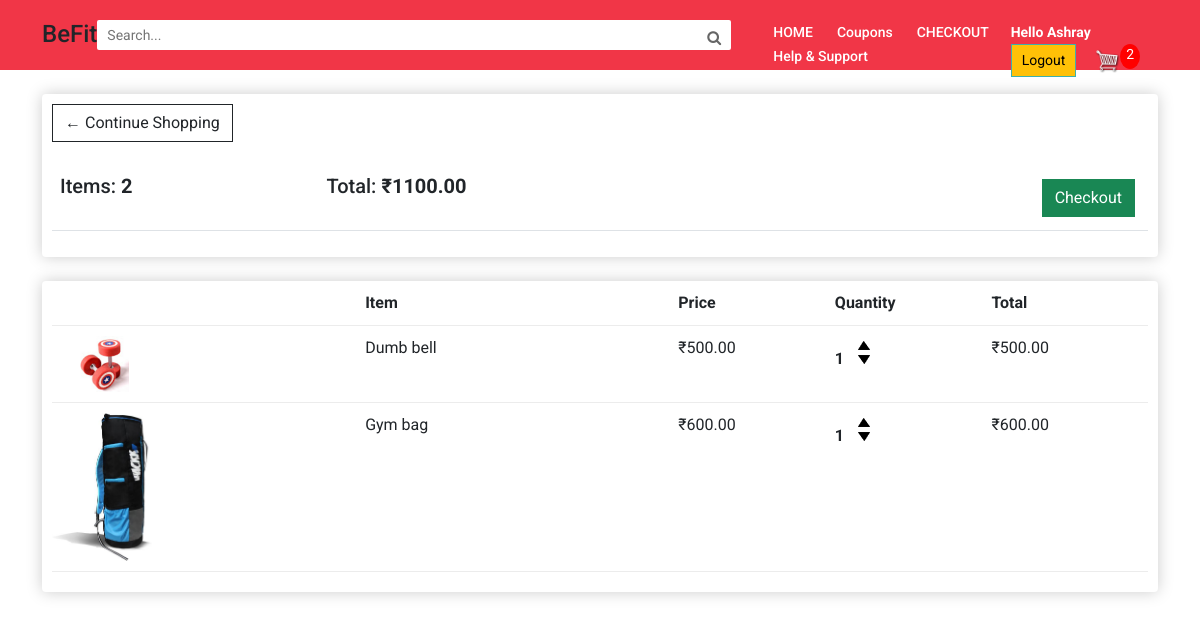
The app's page /cart/ (signed in) with its own data.
### store/models.py (models this page shows, shortened)
class Order(models.Model):
	customer = models.ForeignKey(Customer, on_delete=models.SET_NULL, null=True, blank=True)
	date_ordered = models.DateTimeField(auto_now_add=True)
	complete = models.BooleanField(default=False, null=True, blank=False)
	transaction_id = models.CharField(max_length=100, null=True)
	@property
	def get_cart_total(self):
		orderitems = self.orderitem_set.all()
		total = sum([item.get_total for item in orderitems])
		return total
	@property
	def get_cart_items(self):
		orderitems = self.orderitem_set.all()
		total = sum([item.quantity for item in orderitems])
		return total

class OrderItem(models.Model):
	product = models.ForeignKey(Product, on_delete=models.SET_NULL, null=True)
	order = models.ForeignKey(Order, on_delete=models.SET_NULL, null=True)
	quantity = models.IntegerField(default=0, null=True, blank=True)
	date_added = models.DateTimeField(auto_now_add=True)
	@property
	def get_total(self):
		total = self.product.price * self.quantity
		return total

class Product(models.Model):
	name = models.CharField(max_length=200)
	category = models.ForeignKey(Category, on_delete=models.SET_NULL, null=True)
	price = models.FloatField()
	digital = models.BooleanField(default=False, null=True, blank=True)
	image = models.ImageField(null=True, blank=True)
	@property
	def imageURL(self):
		try:
			url = self.image.url
		except:
			url = ''
		return url

### store/views.py (the view)
# urls.py: path('cart/', cart, name="cart"),
def cart(request):
    data = cartData(request)
    cartItems = data['cartItems']
    order = data['order']
    items = data['items']
    context = {'items':items, 'order':order, 'cartItems':cartItems}
    return render(request, 'store/cart.html', context)

### store/utils.py (called while the page is built)
def cartData(request):
	if request.user.is_authenticated:
		customer = request.user.customer
		order, created = Order.objects.get_or_create(customer=customer, complete=False)
		items = order.orderitem_set.all()
		cartItems = order.get_cart_items
	else:
		cookieData = cookieCart(request)
		cartItems = cookieData['cartItems']
		order = cookieData['order']
		items = cookieData['items']
	return {'cartItems':cartItems ,'order':order, 'items':items}

### templates/store/cart.html
{% extends 'store/main.html' %}
{% load static %}
{% block content %}
<section class="main-body" style="background-color: #fff;">
<div class="container">
<div class="row">
    <div class="col-lg-12">
        <div class="box-element">
            <a class="btn btn-outline-dark" href="{% url 'store' %}">&#x2190; Continue Shopping</a>
            <br>
            <br>
            <table class="table">
                <tr>
                    <th>
                        <h5>Items: <strong>{{order.get_cart_items}}</strong></h5>
                    </th>
                    <th>
                        <h5>Total:<strong> ₹{{order.get_cart_total|floatformat:2}}</strong></h5>
                    </th>
                    <th>
                        <a style="float:right; margin:5px;" class="btn btn-success"
                            href="{% url 'checkout' %}">Checkout</a>
                    </th>
                </tr>
            </table>
        </div>
        <br>
        <div class="box-element">
            <div class="cart-row">
                <div style="flex:2"></div>
                <div style="flex:2"><strong>Item</strong></div>
                <div style="flex:1"><strong>Price</strong></div>
                <div style="flex:1"><strong>Quantity</strong></div>
                <div style="flex:1"><strong>Total</strong></div>
            </div>
            {% for item in items %}
            <div class="cart-row">
                <div style="flex:2"><img class="row-image" src="{{item.product.imageURL}}"></div>
                <div style="flex:2">{{item.product.name}}</div>
                <div style="flex:1">₹{{item.product.price|floatformat:2}}</div>
                <div style="flex:1">
                    <p class="quantity">{{item.quantity}}</p>
                    <div class="quantity">
                        <img data-product={{item.product.id}} data-action="add" class="chg-quantity update-cart" src="{% static  'store/images/arrow-up.png' %}">
                        <img data-product={{item.product.id}} data-action="remove" class="chg-quantity update-cart" src="{% static  'store/images/arrow-down.png' %}">
                    </div>
                </div>
                <div style="flex:1">₹{{item.get_total|floatformat:2}}</div>
            </div>
            {% endfor %}
        </div>
    </div>
</div>
</div>
</section>
{% endblock content %}

### templates/store/main.html (shortened to what this page needs)
<!DOCTYPE html>
{% load static %}
<html>
<head>
        <link href="https://cdn.jsdelivr.net/npm/bootstrap@5.1.0/dist/css/bootstrap.min.css" rel="stylesheet">
        <link rel="stylesheet" href="https://use.fontawesome.com/releases/v5.15.3/css/all.css">
        <link rel="stylesheet" href="https://cdnjs.cloudflare.com/ajax/libs/font-awesome/4.7.0/css/font-awesome.min.css">
    <link rel="stylesheet" type="text/css" href="{% static 'store/css/main.css' %}">
</head>
<body>
    <section class="header">
        <div class="container head">
            <h3>BeFit   </h3>
            <form id="s" method="POST" action="/filter/">
            <div class="serach-bar" style="display:flex;">
                <input type="text" class="search" placeholder="Search..." name="search">
                <button type="submit" style="outline: none;
                border: none;text-align: center;
                border-radius:0 2px 2px 0; background-color: #fff;" form="s"><i class="fa fa-search" style="height: 30px;padding: 10px;font-size: 15px;color:#666; text-align: center;"></i></button>
            </div>
            </form>
            <div class="nav-links">
                <ul>
                    <li><a href="{% url 'store' %}">HOME</a></li>
                    <li><a href="{% url 'coupons' %}">Coupons</a></li>
                    <li><a href="{% url 'checkout' %}">CHECKOUT</a></li>
                    <li><a href="{% url 'chat' %}">Help & Support</a></li>
                </ul>
            </div>
            <div>
                <span style="color: #fff; font-size: 14px; padding-right: 10px; font-weight:bolder; text-decoration: wavy; text-transform: capitalize;">Hello {{request.user}}</span>
                <a href="{% url 'logout' %}" class="btn btn-warning logout" style="padding-left: 10px;">Logout</a>
                <a href="{% url 'cart' %}">
                    <img id="cart-icon" src="{% static 'store/images/cart.png' %}">
                </a>
                <p id="cart-total">{{cartItems}}</p>
            </div>
        </div>
    </section>
        {% block content %}
        {% endblock content %}
</body>
</html>

### static/store/css/main.css (style rules this page uses)
* { margin:0; padding: 0; box-sizing: border-box; font-family: "Roboto",sans-serif; }
a { text-decoration: none; }
.main-body::before { display: block; content: ''; height: 60px; margin-bottom: 2%; background-color: #fff; }
.header { width: 100%; height: 70px; background-color: #F13647; margin-bottom: 2%; position: fixed; z-index: 2; }
.head { display: flex; justify-content: space-between; padding-top: 20px; padding-bottom: 20px; }
.head h3 { font-size: x-large; }
.search { width: 600px; height: 30px; outline: none; border-radius: 2px 0 0 2px; border: none; padding: 10px; font-size: 14px; color: #666; }
.nav-links li { list-style: none; display: inline-block; }
.nav-links li a { color: #fff; padding: 10px; font-size: 14px; font-weight: 500; }
.logout { padding: 5px 10px; border: 1px solid #3fb0ac; border-radius: 5px; font-size: 14px; text-align: center; }
.main-body { background-color: #fff3f3; padding-bottom: 2%; }
.row::before { display: block; content: ''; height: 60px; margin-bottom: 2%; background-color: #fff; }
#cart-icon { width:25px; margin-left: 15px; }
#cart-total { display: inline-block; position: absolute; text-align: center; background-color: red; width: 20px; height: 25px; border-radius: 50%; font-size: 14px; color: #fff; }
.box-element { box-shadow:hsl(0, 0%, 80%) 0 0 16px; background-color: #fff; border-radius: 4px; padding: 10px; }
.col-lg-4, .col-lg-6, .col-lg-8, .col-lg-12 { margin-top: 10px; }
.btn { border-radius: 0; }
.row-image { width: 100px; }
.cart-row { display: flex; align-items: flex-stretch; padding-bottom: 10px; margin-bottom: 10px; border-bottom: 1px solid #ececec; }
.quantity { display: inline-block; font-weight: 700; padding-right:10px; }
.chg-quantity { width: 12px; cursor: pointer; display: block; margin-top: 5px; transition:.1s; }

### records on screen
Order: get_cart_items "2", get_cart_total "1100.00"
OrderItem: product.imageURL (picture), product.name "Dumb bell", product.price "500.00", quantity "1", get_total "500.00"
OrderItem: product.imageURL (picture), product.name "Gym bag", product.price "600.00", quantity "1", get_total "600.00"

### other values on screen
{{ request.user }} "Ashray"
{{ cartItems }} "2"
